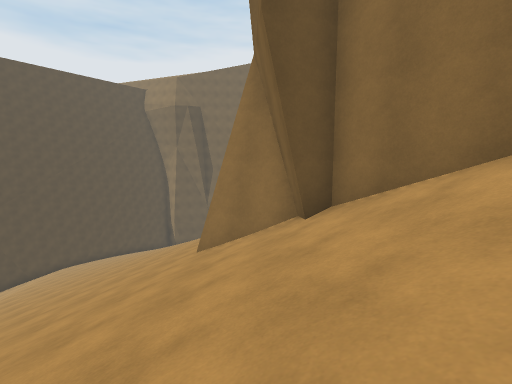
view 1 (above)

22 first-person views from a walk through a scene from a Unity 3-D project. The camera is 1.2 m above the floor, tilts 6° down and sees 85° across. The floor is counted in squares, 1.68 m on a side. Each view is taken from the middle of a square. On the plan, view 1 faces up. The plan holds only what a view shows up to about 10 squares ahead; the rest is blank. The place goes on beyond the plan. The player is left out.

view 2
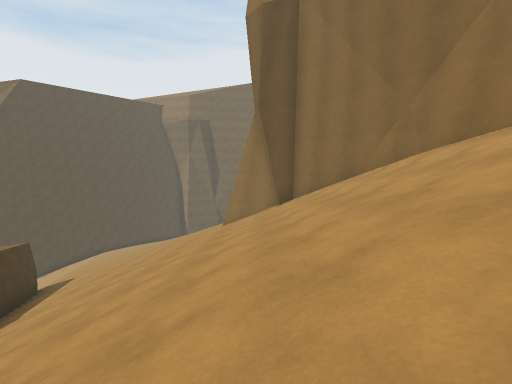

view 3
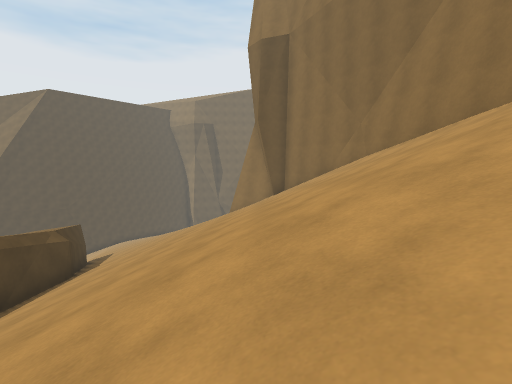

view 4
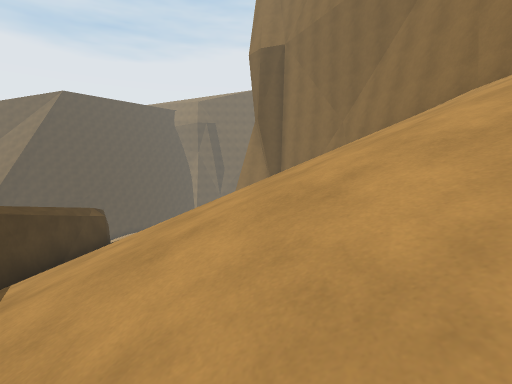

view 5
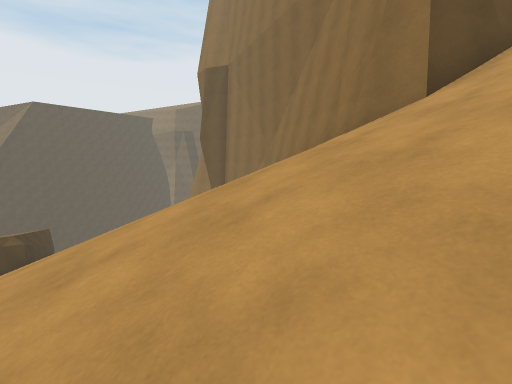

view 6
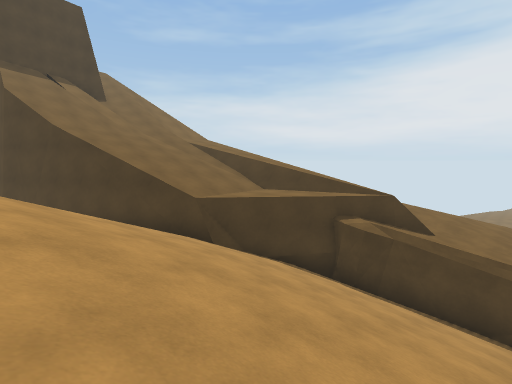

view 7
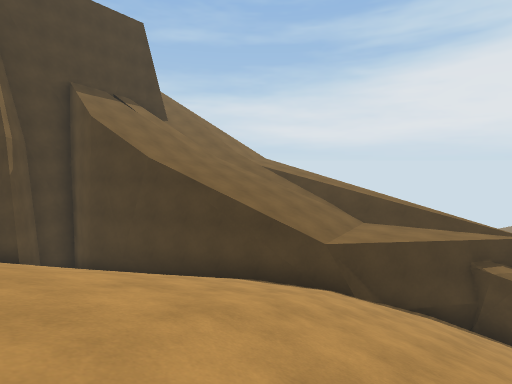

view 8
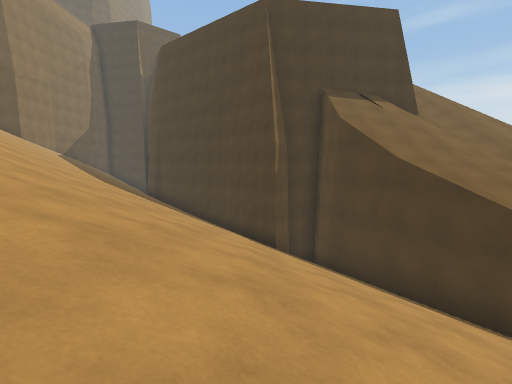

view 9
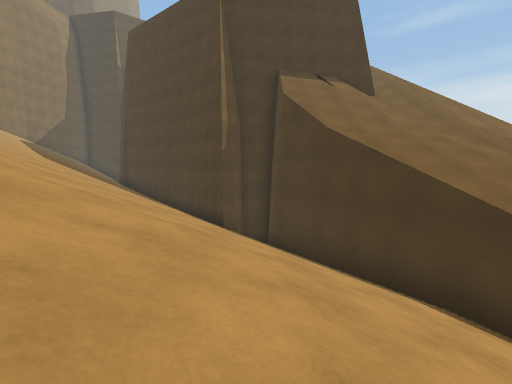

view 10
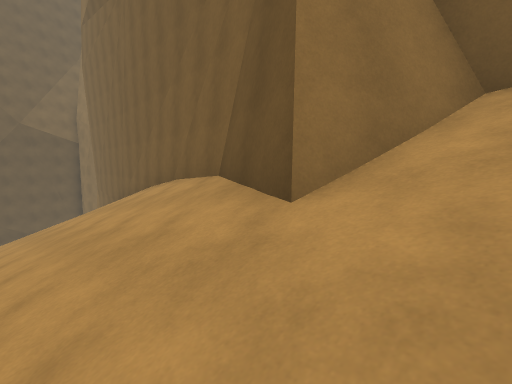

view 11
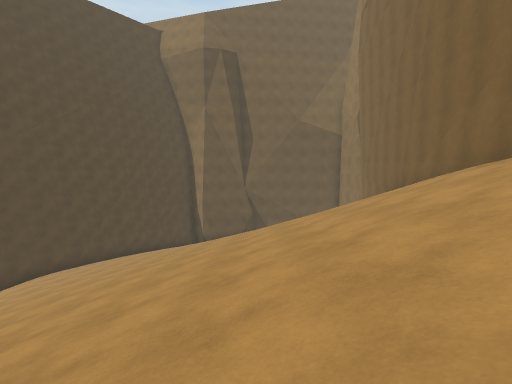

view 12
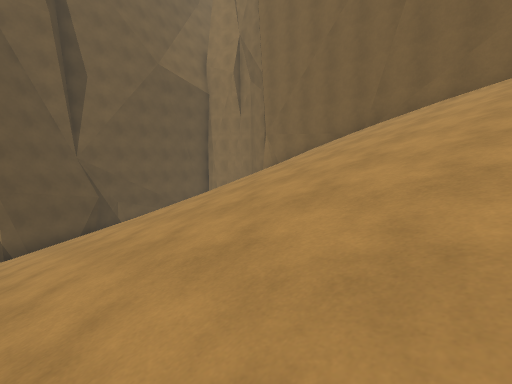

view 13
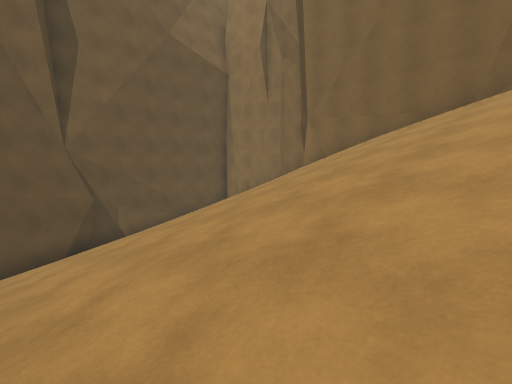

view 14
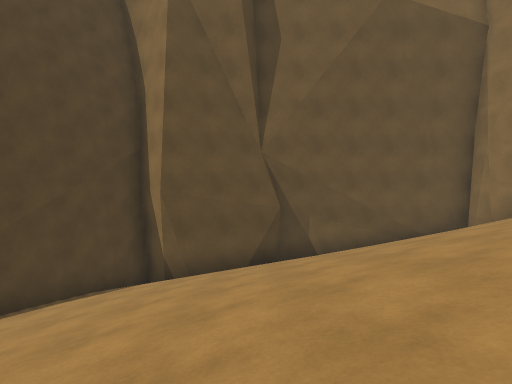

view 15
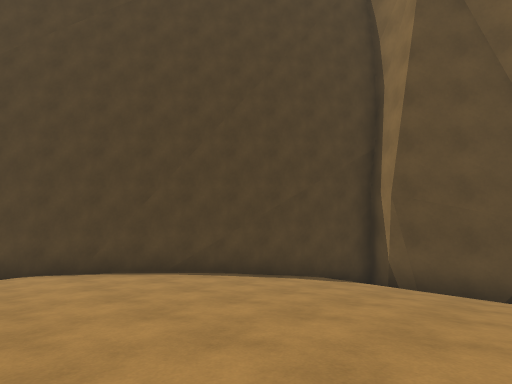

view 16
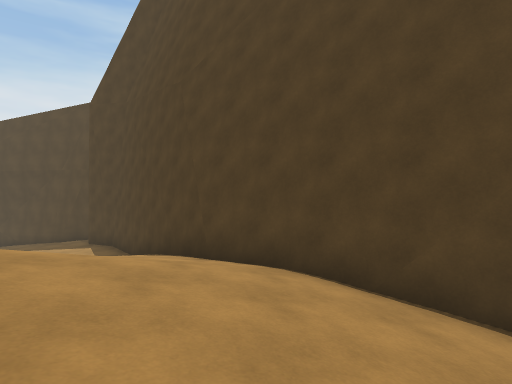

view 17
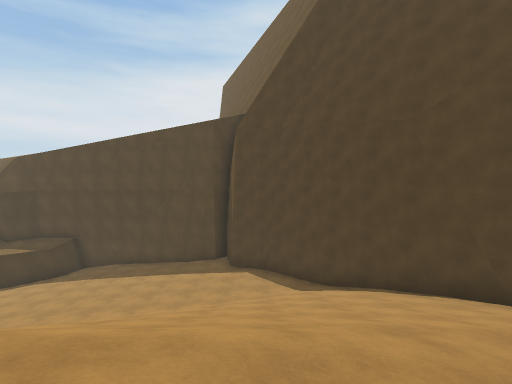

view 18
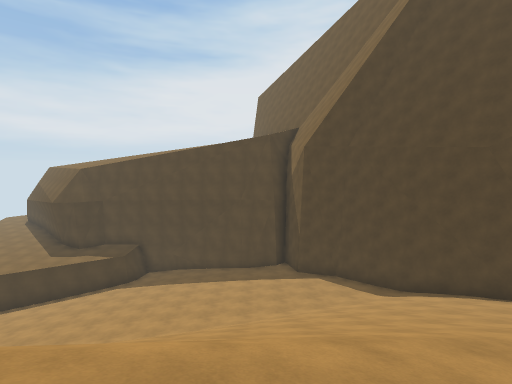

view 19
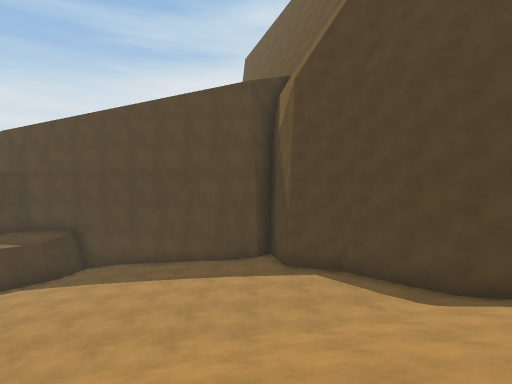

view 20
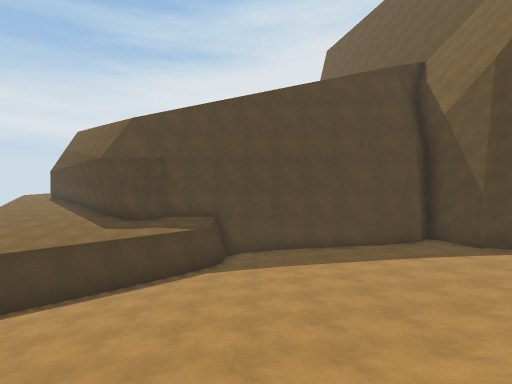

view 21
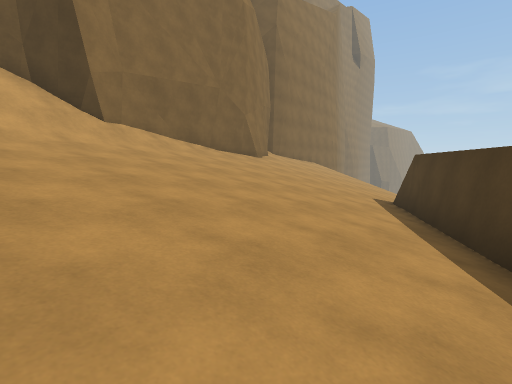

view 22
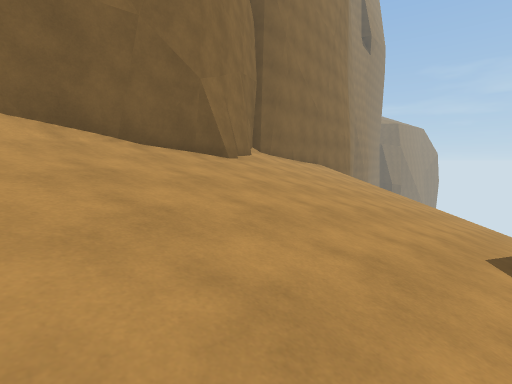

### Floor plan
Key: @ floor where view 1 was taken; # wall or solid block; . main floor; - floor 0.75 m lower than the main floor; : floor 1 m higher than the main floor; _ floor 1.5 m lower than the main floor; + floor 1.75 m higher than the main floor; / step, stairs or slope.
Columns run from 22 left of view 1 to 7 right of it. Each row starts with its distance up from view 1.
 28                  ########
 27                  #// ///#
 26              #####//    #
 25             ##/////////
 24             #//////////
 23            ##//////////
 22           ##//////////  #
 21           #/////////////#
 20          ##/////////////#
 19         ##//////////////#
 18        ##//////////////##
 17       ##///// /////////#
 16      ##////////////////#
 15     ##/////////////////#
 14    ##//////////////////#
 13   ##+//////////////////#
 12  ##::+/////////////////#
 11 ##:::+/////// /////////#
 10  ..::://////// ///////##
  9  ...::////////////////#
  8  ...::+///////////////#
  7 .....::/ //    //////##
  6 -....:://       /////###
  5 --....://     #  //////##
  4 --....::///   #/////////##
  3 _--....://##  ##/////////#
  2 ##--...://#    #/////////##
  1  #_-...://#    ##/////////#
  0  ##-//////#     #/////@///#
 -1   #_//////#     #/////////##
 -2   ##//////#     #//////////#
 -3    ##/////#     #//////////#
 -4     #/////##    ##/////////#
 -5     #//////#     #/////////###
 -6      //////##    #////////////
 -7      ///////#    ##//////////
 -8      ///////#     ##/////////
 -9      //////        ##/////////
-10       ////          #/////////
-11       ///           ##////////
-12       //             #////////
-13                      ##///////
-14                       #///////
-15                       ## /////
-16                        #

Positions as (right, up) in squares from view 1, and headings:
1: (0, 0), facing up
2: (0, -5), facing up
3: (0, -8), facing up
4: (0, -10), facing up
5: (3, -10), facing up
6: (2, -2), facing down-left
7: (4, -5), facing down-left
8: (4, -6), facing down
9: (2, -6), facing down
10: (-3, 5), facing up-right
11: (-4, 7), facing up
12: (-8, 13), facing up-right
13: (-7, 16), facing up-right
14: (-5, 18), facing up
15: (-5, 18), facing up-left
16: (-9, 18), facing left
17: (-9, 12), facing left
18: (-8, 9), facing left
19: (-12, 10), facing left
20: (-12, 4), facing left
21: (-20, 4), facing down-right
22: (-17, 0), facing down-right
